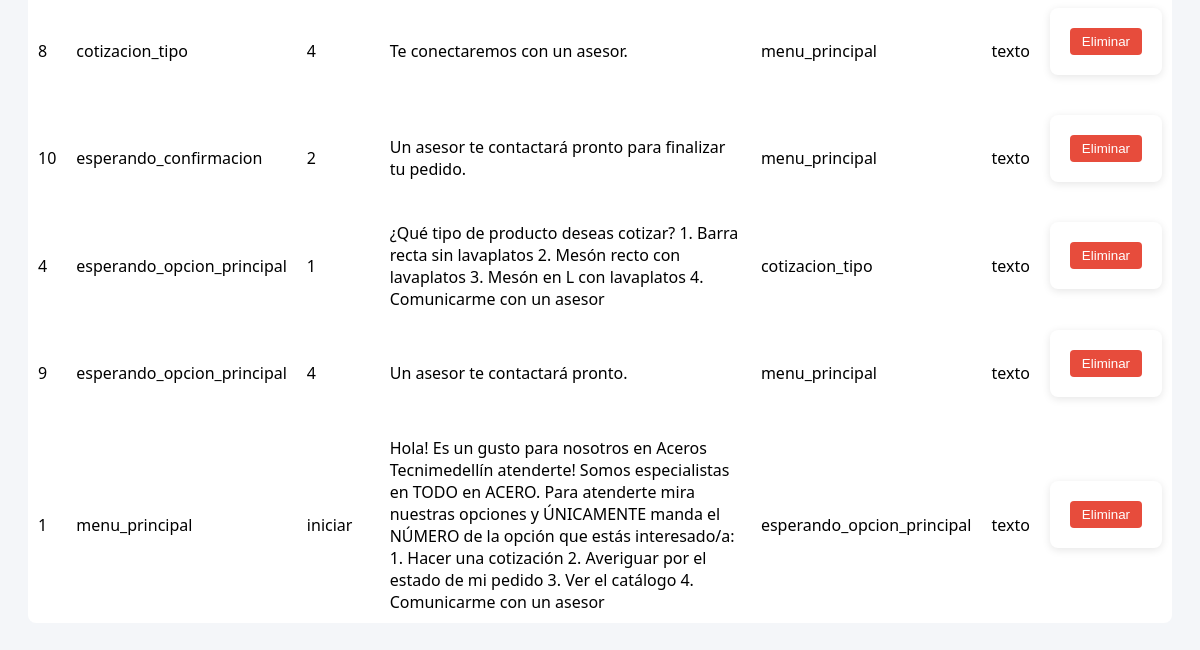
Before: /configuracion (signed in, lower part) with the older database file.
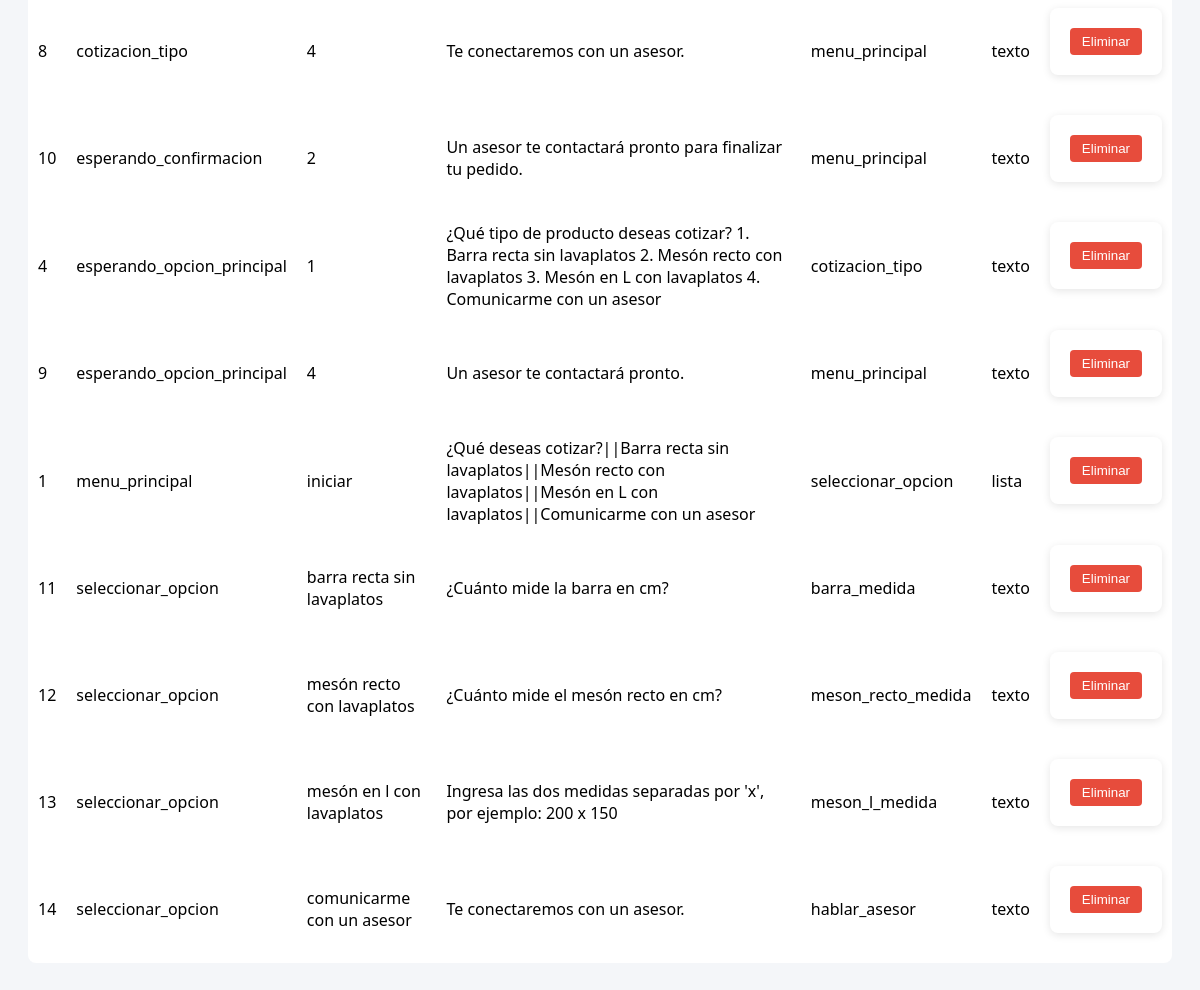
After: the same page with the newer database file.
### tables this page shows
CREATE TABLE reglas (
            id INTEGER PRIMARY KEY AUTOINCREMENT,
            step TEXT NOT NULL,
            input_text TEXT NOT NULL,
            respuesta TEXT NOT NULL,
            siguiente_step TEXT,
            tipo TEXT DEFAULT 'texto'
        );

### app.py (the view, shortened to what this page needs)
@app.route('/configuracion', methods=['GET', 'POST'])
def configuracion():
    if "user" not in session or session["rol"] != "admin":
        return redirect(url_for("login"))
    conn = sqlite3.connect(DB_PATH)
    c = conn.cursor()
    c.execute("SELECT * FROM reglas ORDER BY step, id")
    reglas = c.fetchall()
    conn.close()
    return render_template('configuracion.html', reglas=reglas)

### templates/configuracion.html (shortened to what this page needs)
<!DOCTYPE html>
<html lang="es">
<head>
</head>
<body>
    <table>
        {% for r in reglas %}
        <tr>
            <td>{{ r[0] }}</td>
            <td>{{ r[1] }}</td>
            <td>{{ r[2] }}</td>
            <td>{{ r[3] }}</td>
            <td>{{ r[4] }}</td>
            <td>{{ r[5] }}</td>
            <td>
                <form method="POST" action="{{ url_for('eliminar_regla', regla_id=r[0]) }}">
                    <button class="delete-btn" type="submit">Eliminar</button>
                </form>
            </td>
        </tr>
        {% endfor %}
    </table>
</body>
</html>

### templates/configuracion.html (style rules this page uses)
body { font-family: 'Segoe UI', sans-serif; background-color: #f4f6f9; padding: 20px; }
form { background-color: white; padding: 20px; margin-bottom: 20px; border-radius: 8px; box-shadow: 0 2px 8px rgba(0,0,0,0.1); }
button { background-color: #27ae60; color: white; padding: 10px 20px; border: none; border-radius: 4px; cursor: pointer; }
table { width: 100%; border-collapse: collapse; background-color: white; border-radius: 8px; margin-top: 20px; }
th, td { padding: 10px; text-align: left; }
.delete-btn { background-color: #e74c3c; color: white; border: none; padding: 6px 12px; border-radius: 4px; cursor: pointer; }

Changed rows visible on the page:
changed reglas "iniciar": respuesta "Hola! Es un gusto para nosotros en Aceros Tecnimedellín atenderte! Somos especialistas en TODO en ACERO. Para atenderte mira nuestras opciones y ÚNICAMENTE manda el NÚMERO de la opción que estás interesado/a: 1. Hacer una cotización 2. Averiguar por el estado de mi pedido 3. Ver el catálogo 4. Comunicarme con un asesor" → "¿Qué deseas cotizar?||Barra recta sin lavaplatos||Mesón recto con lavaplatos||Mesón en L con lavaplatos||Comunicarme con un asesor"; siguiente_step "esperando_opcion_principal" → "seleccionar_opcion"; tipo "texto" → "lista"
added reglas: id "11", step "seleccionar_opcion", input_text "barra recta sin lavaplatos", respuesta "¿Cuánto mide la barra en cm?", siguiente_step "barra_medida", tipo "texto"
added reglas: id "12", step "seleccionar_opcion", input_text "mesón recto con lavaplatos", respuesta "¿Cuánto mide el mesón recto en cm?", siguiente_step "meson_recto_medida", tipo "texto"
added reglas: id "13", step "seleccionar_opcion", input_text "mesón en l con lavaplatos", respuesta "Ingresa las dos medidas separadas por 'x', por ejemplo: 200 x 150", siguiente_step "meson_l_medida", tipo "texto"
added reglas: id "14", step "seleccionar_opcion", input_text "comunicarme con un asesor", respuesta "Te conectaremos con un asesor.", siguiente_step "hablar_asesor", tipo "texto"
